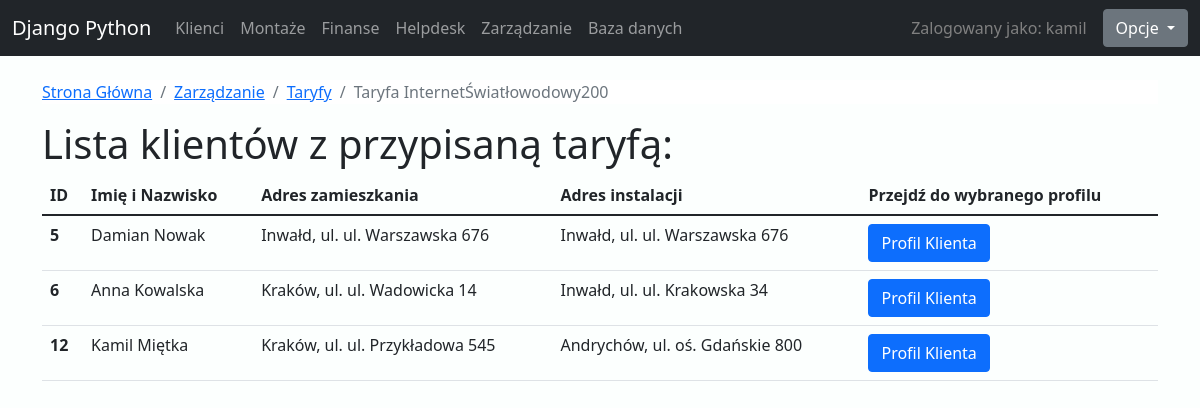
Screenshot of /zarzadzanie/spisTaryf/id/1 (signed in) with the database file from the repository.
### zarzadzanie/models.py (models this page shows, shortened)
class Taryfa(models.Model):
    nazwaTaryfy = models.CharField(max_length=100)
    pobieranie = models.CharField(max_length=20)
    wysylanie = models.CharField(max_length=20)
    cena = models.FloatField()
    podatek = models.FloatField()
    class Meta:
        verbose_name = "Taryfa"
        verbose_name_plural = "Taryfy"

### klienci/models.py (models this page shows, shortened)
class Klient(models.Model):
    imie = models.CharField(max_length=50)
    nazwisko = models.CharField(max_length=50)
    pesel = models.CharField(max_length=11)
    seriaDowodu = models.CharField(max_length=9)
    aktywny = models.BooleanField(default=True)
    numerGSM = models.CharField(max_length=20, blank=True)
    numerStacjonarny = models.CharField(max_length=20, blank=True)
    email = models.EmailField(blank=True, null=True)
    miastoZamieszkania = models.CharField(max_length=50)
    ulicaZamieszkania = models.CharField(max_length=50)
    numerZamieszkania = models.CharField(max_length=50)
    numerMieszkaniaZamieszkania = models.CharField(max_length=50,blank=True)
    kodPocztowyZamieszkania = models.CharField(max_length=6)
    wojewodztwoInstalacji = models.ForeignKey(Wojewodztwo, on_delete=models.CASCADE)
    powiatInstalacji = models.ForeignKey(Powiat, on_delete=models.CASCADE)
    gminaInstalacji = models.ForeignKey(Gmina, on_delete=models.CASCADE)
    miastoInstalacji = models.ForeignKey(Miasto, on_delete=models.CASCADE)
    ulicaInstalacji = models.ForeignKey(Ulica, on_delete=models.CASCADE)
    numerInstalacji = models.CharField(max_length=50)
    numerMieszkaniaInstalacji = models.CharField(max_length=50, blank=True)
    kodPocztowyInstalacji = models.CharField(max_length=6)
    uzytkownik = models.OneToOneField(User, null=True, on_delete=models.CASCADE)
    stanKonta = models.FloatField(default=0)
    taryfa = models.ForeignKey(Taryfa, on_delete=models.CASCADE, blank=True, null=True)
    pakiety = models.ManyToManyField(PakietDodatkowy, blank=True,)
    class Meta:
        verbose_name = "Klient"
        verbose_name_plural = "Klienci"

class Miasto(models.Model):
    gmina = models.ForeignKey(Gmina, on_delete=models.CASCADE)
    nazwaMiasta = models.CharField(max_length=50)
    def __str__(self):
        return self.nazwaMiasta
    class Meta:
        verbose_name = "Miasto"
        verbose_name_plural = "Miasta"

class Ulica(models.Model):
    miasto = models.ForeignKey(Miasto, on_delete=models.CASCADE)
    nazwaUlicy = models.CharField(max_length=50)
    def __str__(self):
        return self.nazwaUlicy
    class Meta:
        verbose_name = "Ulica"
        verbose_name_plural = "Ulice"

### zarzadzanie/views.py (the view)
# urls.py: path('spisTaryf/id/<id>', views.taryfaSzczegoly, name="taryfaSzczegoly"),
@login_required(login_url="logowanie")
def taryfaSzczegoly(request, id):
    taryfa = Taryfa.objects.get(pk = id)
    klienci = Klient.objects.filter(taryfa_id = taryfa.id)
    return render(request, 'zarzadzanie/taryfa.html', {'taryfa':taryfa, 'klienci':klienci})

### templates/zarzadzanie/taryfa.html
{% extends 'glowna/szablon.html' %}
{%block content %}
<nav style="background-color:white;" aria-label="breadcrumb">
    <ol class="breadcrumb">
      <li class="breadcrumb-item"><a href="{% url 'glowna' %}">Strona Główna</a></li>
      <li class="breadcrumb-item"><a href="{% url 'zarzadzanie' %}">Zarządzanie</a></li>
      <li class="breadcrumb-item"><a href="{% url 'spisTaryf' %}">Taryfy</a></li>
      <li class="breadcrumb-item active" aria-current="page">Taryfa {{taryfa.nazwaTaryfy}}</li>
    </ol>
</nav>
<h1> Lista klientów z przypisaną taryfą: </h1>
<table class="table" id="tabela">
    <thead>
      <tr>
        <th scope="col">ID</th>
        <th scope="col">Imię i Nazwisko</th>
        <th scope="col">Adres zamieszkania</th>
        <th scope="col">Adres instalacji</th>
        <th scope="col">Przejdź do wybranego profilu</th>
      </tr>
    </thead>
    <tbody>
        {% for klient in klienci  %}
        <tr>
            <th scope="row">{{klient.id}}</th>
                <td>{{klient.imie}} {{klient.nazwisko}}</td>
                <td> {{klient.miastoZamieszkania}}, ul. {{klient.ulicaZamieszkania}}  {{klient.numerZamieszkania}} </td>
                <td> {{klient.miastoInstalacji}}, ul. {{klient.ulicaInstalacji}}  {{klient.numerInstalacji}} </td>
                <td><a href="{% url 'klient' klient.id %}" class="btn btn-primary btn-smactive" role="button" aria-pressed="true">Profil Klienta</a></td>
        </tr>
        {% endfor %}
    </tbody>
</table>
{% endblock %}

### templates/glowna/nawigacja.html (shortened to what this page needs)
<div class="sticky-top">
<nav class="navbar navbar-expand-lg navbar-dark bg-dark">
			<div class="container-fluid">
				<a href="{% url 'glowna'%}" class="navbar-brand">Django Python</a>
				<div class="collapse navbar-collapse" id="navbarSupportedContent">
					<ul class="navbar-nav me-auto mb-2 mb-lg-0">
							<li class="nav-item">
								<a class="nav-link" href="{% url 'klienci'%}">Klienci </a>
							</li>
							<li class="nav-item">
								<a class="nav-link" href="{% url 'montaze'%}">Montaże</a>
							</li>
							<li class="nav-item">
								<a class="nav-link" href="{% url 'finanse'%}">Finanse</a>
							</li>
							<li class="nav-item">
								<a class="nav-link" href="{% url 'zgloszenia'%}">Helpdesk</a>
							</li>
							<li class="nav-item">
								<a class="nav-link" href="{% url 'zarzadzanie'%}">Zarządzanie</a>
							</li>
							{% if request.user.is_superuser %}
							<li class="nav-item">
								<a class="nav-link" href="{% url 'admin:index' %}">Baza danych</a>
							</li>
							{% else %}
							<li class="nav-item">
								<a class="nav-link disabled" href="{% url 'admin:index' %}">Baza danych</a>
							</li>
							{% endif %}
					</ul>
						<span style="color:gray;"class="nav-link">Zalogowany jako: {{request.user}} </span>
						<div class="dropdown ">
							<button class="btn btn-secondary dropdown-toggle" type="button" id="dropdownMenuButton1" data-bs-toggle="dropdown" aria-expanded="false">
							Opcje
							</button>
						</div>
				</div>
			</div>
</nav>
</div>

### statyczne/szablonStyl.css (style rules this page uses)
body { background-color:rgb(252, 255, 254); }

### rows the page displays
Taryfa: nazwaTaryfy "InternetŚwiatłowodowy200"
Klient: id "5", imie "Damian", nazwisko "Nowak", miastoZamieszkania "Inwałd", ulicaZamieszkania "ul. Warszawska", numerZamieszkania "676", miastoInstalacji "Inwałd", ulicaInstalacji "ul. Warszawska", numerInstalacji "676"
Klient: id "6", imie "Anna", nazwisko "Kowalska", miastoZamieszkania "Kraków", ulicaZamieszkania "ul. Wadowicka", numerZamieszkania "14", miastoInstalacji "Inwałd", ulicaInstalacji "ul. Krakowska", numerInstalacji "34"
Klient: id "12", imie "Kamil", nazwisko "Miętka", miastoZamieszkania "Kraków", ulicaZamieszkania "ul. Przykładowa", numerZamieszkania "545", miastoInstalacji "Andrychów", ulicaInstalacji "oś. Gdańskie", numerInstalacji "800"

### other values shown
{{ request.user }} "kamil"
